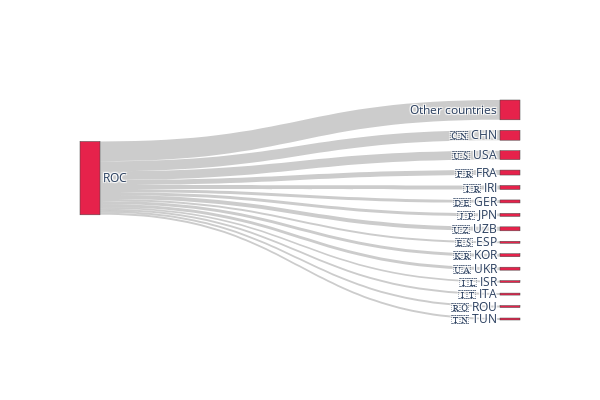

Here is the notebook cell this chart was saved with:
### Code cell
# Sankey diagram 
fig = go.Figure(data=[go.Sankey(
    node=dict(
        pad=15,
        thickness=20,
        line=None,
        label=labels,
        color='#e6224b', 
        hovertemplate='%{value}',
    ),
    link=dict(
        source=sources,
        target=targets,
        value=values
    ))])

fig.update_layout(
    height=400,
    width=600
)
fig.show()

### Figure 1 — Plotly figure (JSON) as saved in the notebook; plotly's stock layout.template omitted (floating-point values rounded to 4 significant figures)
{"data": [{"link": {"source": [0, 0, 0, 0, 0, 0, 0, 0, 0, 0, 0, 0, 0, 0, 0], "target": [1, 2, 3, 4, 5, 6, 7, 8, 9, 10, 11, 12, 13, 14, 15], "value": [10, 3, 2, 5, 2, 4, 2, 3, 3, 2, 2, 3, 9, 4, 20]}, "node": {"color": "#e6224b", "hovertemplate": "%{value}", "label": ["ROC", "🇨🇳 CHN", "🇩🇪 GER", "🇪🇸 ESP", "🇫🇷 FRA", "🇮🇱 ISR", "🇮🇷 IRI", "🇮🇹 ITA", "🇯🇵 JPN", "🇰🇷 KOR", "🇷🇴 ROU", "🇹🇳 TUN", "🇺🇦 UKR", "🇺🇸 USA", "🇺🇿 UZB", "Other countries"], "pad": 15, "thickness": 20}, "type": "sankey"}], "layout": {"height": 400, "width": 600}}
